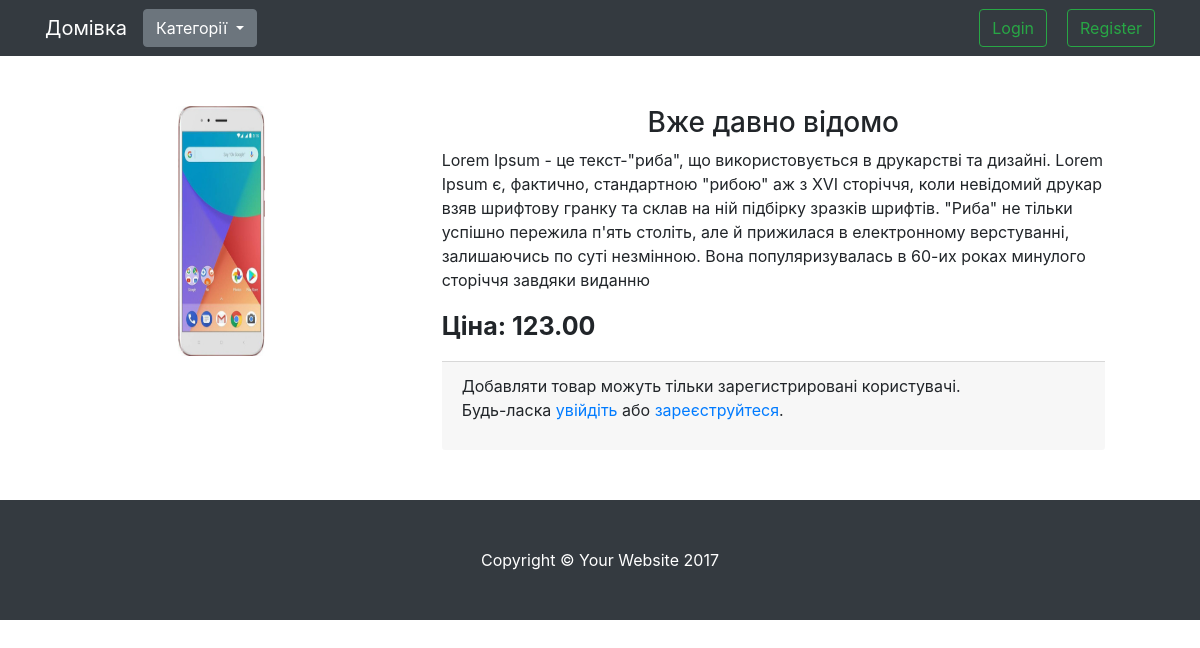
/product/1/, run on the app's committed database.
### app/models.py (models this page shows, shortened)
class Product(models.Model):
    category = models.ForeignKey(Category, on_delete=models.CASCADE, verbose_name='Категорія')
    title = models.CharField(max_length=200, verbose_name='Заголовок')
    description = models.TextField(verbose_name='Опис')
    image = models.ImageField(upload_to='products/images', verbose_name='Зображення')
    price = models.DecimalField(max_digits=9, decimal_places=2, verbose_name='Ціна')
    available = models.BooleanField(default=True, verbose_name='В наявності')
    in_cart = False
    objects = ProductManager()
    class Meta:
        verbose_name = 'Продукт'
        verbose_name_plural = 'Продукти'

### app/views.py (the view)
# urls.py: re_path(r'^product/(?P<product_id>[-\d]+)/$', views.product_detail, name='product_detail'),
def product_detail(request, product_id):
    cart = get_cart(request)
    product = get_object_or_404(Product, id=product_id)
    products_in_cart = [item.product for item in cart.items.all()]
    if product in products_in_cart:
        product.in_cart = True
        print(product)
    return render(request, 'product.html', {
        'product': product,
    })

### app/context_processors.py (called while the page is built)
def cart_categories(request):
    cart = get_cart(request)
    return {
        'cart': cart,
        'categories': Category.objects.all()
    }

### app/views.py (called while the page is built)
def get_cart(request):
    try:
        cart_id = request.session['cart_id']
        cart = Cart.objects.get(id=int(cart_id))
        request.session['count'] = cart.items.count()
        return cart
    except:
        cart = Cart()
        cart.save()
        request.session['cart_id'] = cart.id
        cart = Cart.objects.get(id=cart.id)
        return cart

### templates/product.html
{% extends 'base/base.html' %}
{% block content %}
<div class="row" style="padding: 50px;">
    <div class="col-sm-4">
        <img src="{{ product.image.url }}" style="width:80%; height: 250px;" alt="">
    </div>
    <div class="col-sm-8">
        <h3 class="text-center">{{ product.title }}</h3>
        <p>{{ product.description }}</p>
        <p style="font-size: 25px;"><strong>Ціна: {{ product.price }}</strong></p>
        {% if not product.in_cart %}
            <div class="card-footer">
                {% if request.user.is_authenticated%}
                    <a href="{% url 'add_to_cart' id=product.id %}"><button class="btn btn-outline-success">Добавити в корзину</button></a>
                {% else %}
                    <p>Добавляти товар можуть тільки зарегистрировані користувачі.</br>
                        Будь-ласка <a href="{% url 'login' %}">увійдіть</a> або <a href="{% url 'register' %}">зареєструйтеся</a>.
                    </p>
                {% endif %}
            </div>
          {% endif %}
    </div>
</div>
{% endblock %}

### static/app/css/shop-homepage.css (style rules this page uses)
body { padding-top: 54px; }
@media (min-width: 992px) { body { padding-top: 56px; } }

### data on the page
Product: image (picture), title "Вже давно відомо", description "Lorem Ipsum - це текст-\"риба\", що використовується в друкарстві та дизайні. Lorem Ipsum є, фактично, стандартною \"рибою\" аж з XVI сторіччя, коли невідомий друкар взяв шрифтову гранку та склав на ній підбірку зразків шрифтів. \"Риба\" не тільки успішно пережила п'ять століть, але й прижилася в електронному верстуванні, залишаючись по суті незмінною. Вона популяризувалась в 60-их роках минулого сторіччя завдяки виданню", price "123.00"
